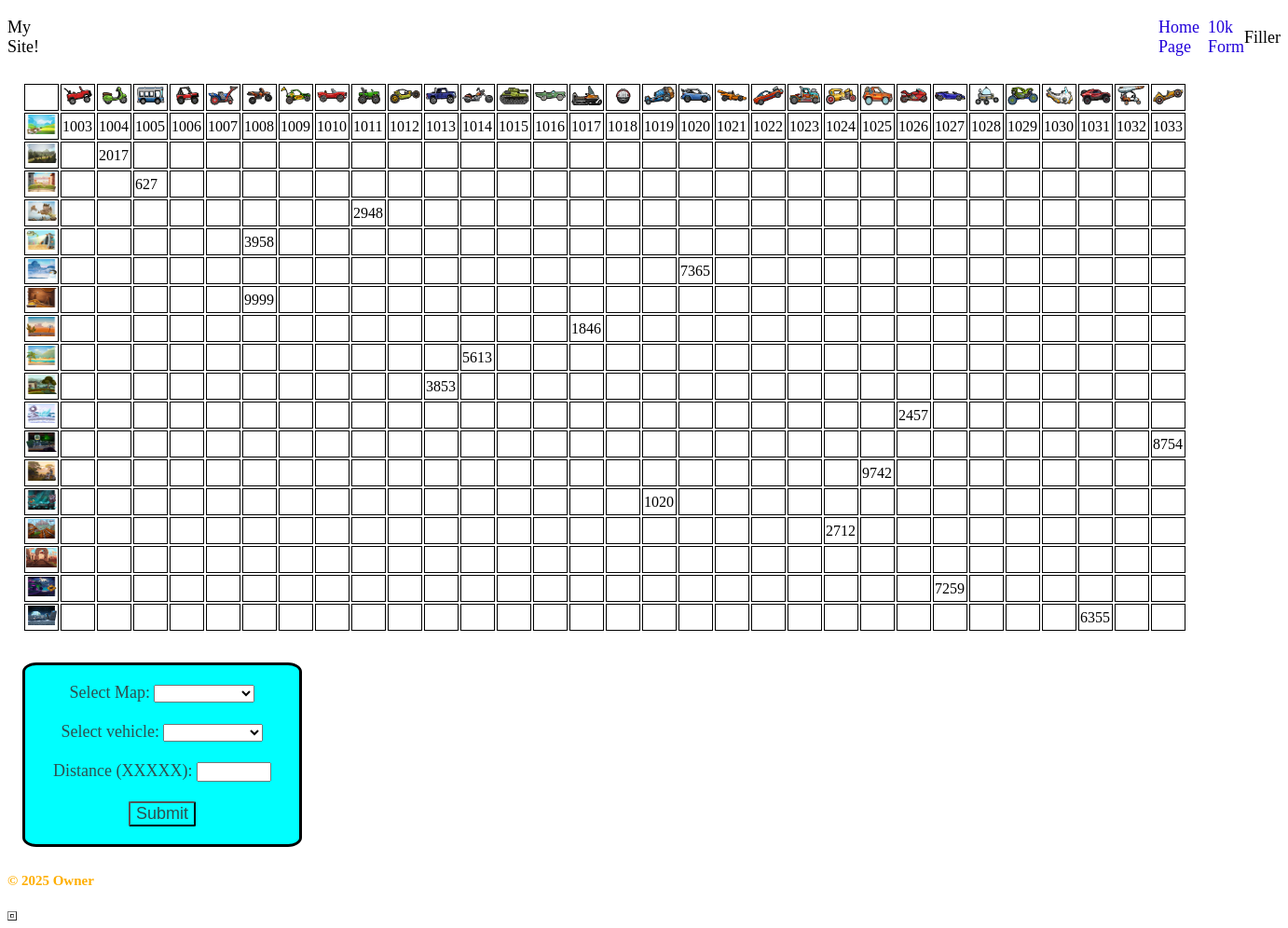
/10k_Form.html, run on an earlier commit of the app's database.
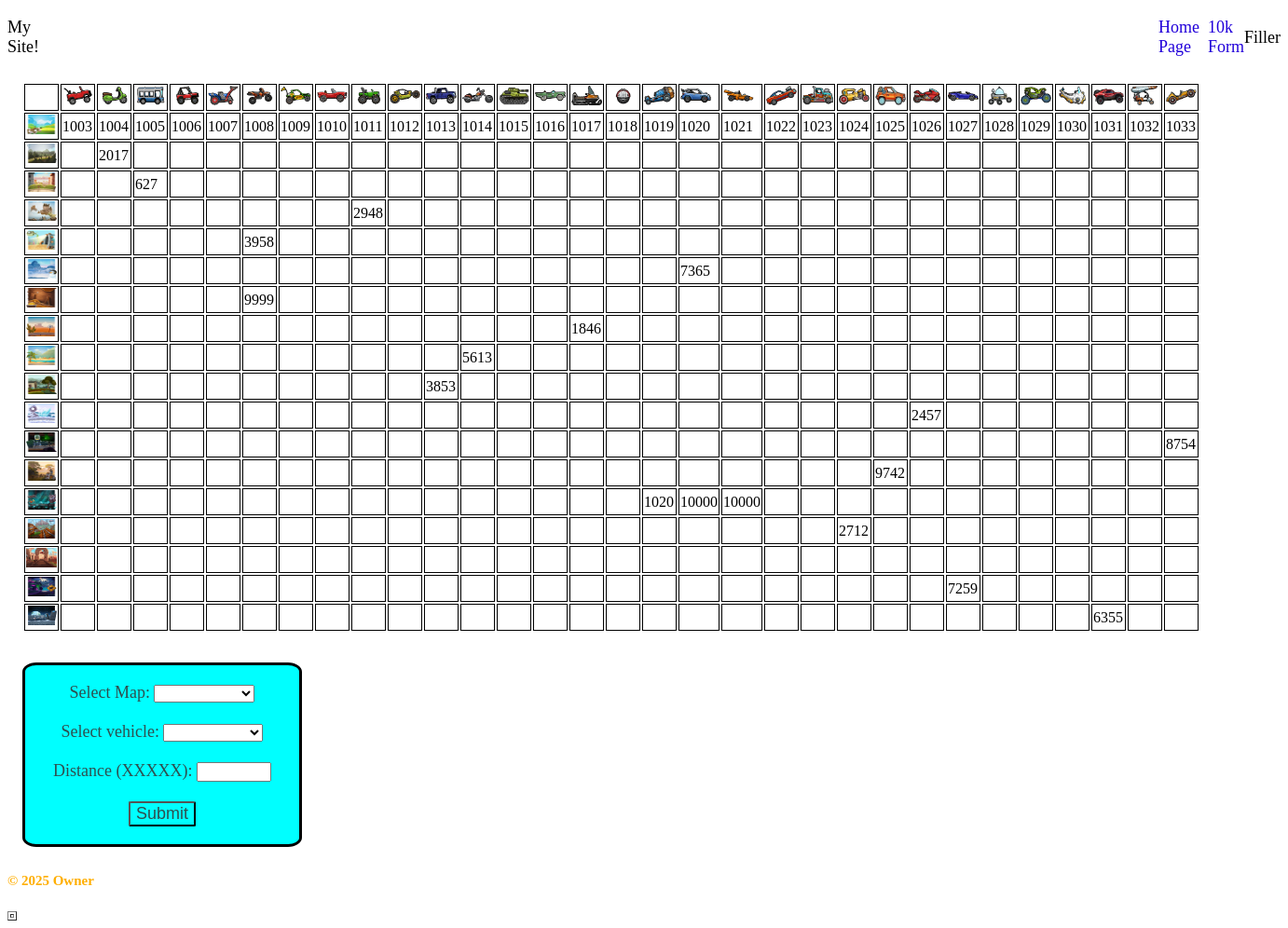
And on a later commit of the database.
### tables this page shows
CREATE TABLE Distances (
    id INTEGER PRIMARY KEY AUTOINCREMENT,
    map TEXT,
    vehicle TEXT,
    distance INTEGER,
    UNIQUE(map, vehicle)
);

### Main Backend.py (the view, shortened to what this page needs)
@app.route('/10k_Form.html', methods=['GET', 'POST'])
def Form10k():
    print(request.method)
    db = get_db()
    c = db.cursor()
    forms = c.execute('SELECT * FROM Distances').fetchall()
    Forms = {}
    for form in forms:
        Forms[(form['map'], form['vehicle'])] = form['distance']
    return render_template('10k_Form.html', forms=forms, Forms=Forms)

### Main Backend.py (called while the page is built)
def get_db(): #Database connection function
    db = getattr(g, '_database', None)
    if db is None:
        db = g._database = sqlite3.connect('Python_Backend/Distances.db')
        db.row_factory = sqlite3.Row
        c = db.cursor()
        db.commit()
    return db

### templates/10k_Form.html (shortened to what the changed rows need)
{% extends 'layout.html' %}
{% block content %}
<head>
    <div>
        <table class="adventure-table">
            <tr>
                <td><img src="{{url_for('static', filename='gloomvale.png') }}" alt="image"></td>
                <td>{{ Forms.get(("Gloomvale", "Jeep"), "") }}</td>
                <td>{{ Forms.get(("Gloomvale", "Scooter"), "") }}</td>
                <td>{{ Forms.get(("Gloomvale", "Bus"), "") }}</td>
                <td>{{ Forms.get(("Gloomvale", "Mk2"), "") }}</td>
                <td>{{ Forms.get(("Gloomvale", "Tractor"), "") }}</td>
                <td>{{ Forms.get(("Gloomvale", "Motocross"), "") }}</td>
                <td>{{ Forms.get(("Gloomvale", "Dunebuggy"), "") }}</td>
                <td>{{ Forms.get(("Gloomvale", "Sportscar"), "") }}</td>
                <td>{{ Forms.get(("Gloomvale", "Monstertruck"), "") }}</td>
                <td>{{ Forms.get(("Gloomvale", "Rotator"), "") }}</td>
                <td>{{ Forms.get(("Gloomvale", "Superdiesel"), "") }}</td>
                <td>{{ Forms.get(("Gloomvale", "Chopper"), "") }}</td>
                <td>{{ Forms.get(("Gloomvale", "Tank"), "") }}</td>
                <td>{{ Forms.get(("Gloomvale", "Lowrider"), "") }}</td>
                <td>{{ Forms.get(("Gloomvale", "Snowmobile"), "") }}</td>
                <td>{{ Forms.get(("Gloomvale", "Monowheel"), "") }}</td>
                <td>{{ Forms.get(("Gloomvale", "Beast"), "") }}</td>
                <td>{{ Forms.get(("Gloomvale", "Rallycar"), "") }}</td>
                <td>{{ Forms.get(("Gloomvale", "Formula"), "") }}</td>
                <td>{{ Forms.get(("Gloomvale", "Musclecar"), "") }}</td>
                <td>{{ Forms.get(("Gloomvale", "Racingtruck"), "") }}</td>
                <td>{{ Forms.get(("Gloomvale", "Hotrod"), "") }}</td>
                <td>{{ Forms.get(("Gloomvale", "CCev"), "") }}</td>
                <td>{{ Forms.get(("Gloomvale", "Superbike"), "") }}</td>
                <td>{{ Forms.get(("Gloomvale", "Supercar"), "") }}</td>
                <td>{{ Forms.get(("Gloomvale", "Moonlander"), "") }}</td>
                <td>{{ Forms.get(("Gloomvale", "Rockbouncer"), "") }}</td>
                <td>{{ Forms.get(("Gloomvale", "Hoverbike"), "") }}</td>
                <td>{{ Forms.get(("Gloomvale", "Raider"), "") }}</td>
                <td>{{ Forms.get(("Gloomvale", "Glider"), "") }}</td>
                <td>{{ Forms.get(("Gloomvale", "Bolt"), "") }}</td>
            </tr>
        </table>
    </div>
</head>
<body>
</body>
{% endblock %}

What changed in the data, as far as the page shows it:
added Distances: get "10000"
added Distances: get "10000"
